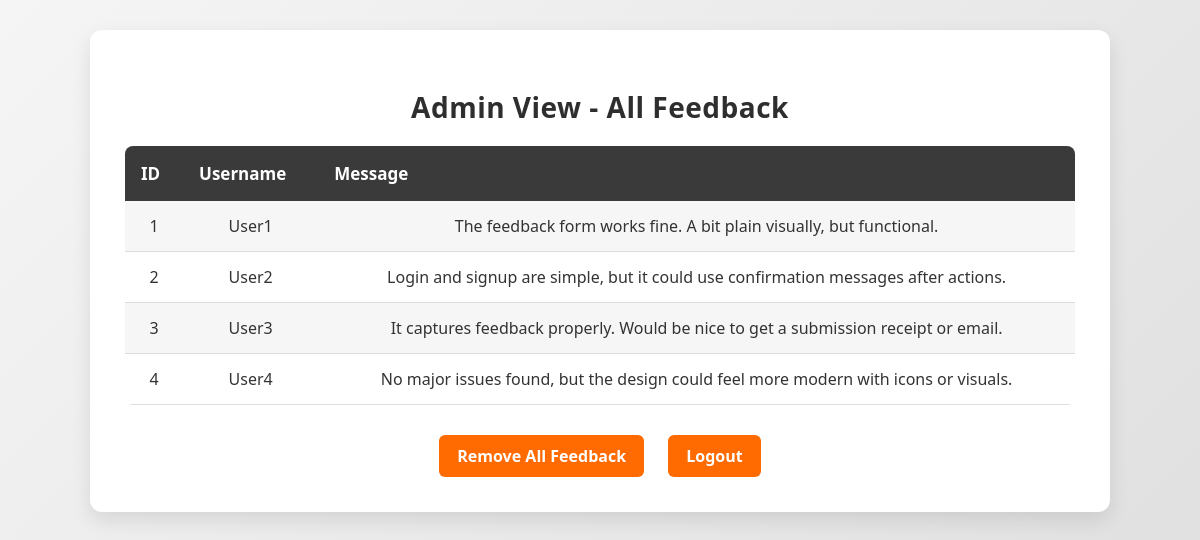
The page /admin (signed in) on the database its author committed.
### app.py (models this page shows)
class Feedback(db.Model):
    id = db.Column(db.Integer, primary_key=True)
    username = db.Column(db.String(150))
    message = db.Column(db.Text, nullable=False)

### app.py (the view)
@app.route('/admin')
def admin():
    if 'user' not in session or session['user'] != 'admin':
        return "Access denied"
    feedbacks = Feedback.query.all()
    return render_template('admin.html', feedbacks=feedbacks)

### templates/admin.html (shortened to what this page needs)
<!DOCTYPE html>
<html>
<head>
    <link rel="stylesheet" href="{{ url_for('static', filename='style.css') }}">
</head>
<body>
    <div class="container">
        <h2>Admin View - All Feedback</h2>
        {% if feedbacks %}
        <table>
            <tr>
                <th>ID</th>
                <th>Username</th>
                <th>Message</th>
            </tr>
            {% for fb in feedbacks %}
            <tr>
                <td>{{ fb.id }}</td>
                <td>{{ fb.username }}</td>
                <td>{{ fb.message }}</td>
            </tr>
            {% endfor %}
        </table>
        {% else %}
        <p>No feedback submitted yet.</p>
        {% endif %}
        <div class="actions">
            <a href="/delete_feedback" class="button" onclick="return confirm('Are you sure you want to delete all feedback?')">Remove All Feedback</a>
            <a href="/logout" class="button">Logout</a>
        </div>
    </div>
</body>
</html>

### static/style.css (style rules this page uses)
.container { background: #ffffff; padding: 35px; border-radius: 10px; box-shadow: 0 8px 30px rgba(0, 0, 0, 0.1); width: 350px; text-align: center; }
.container h2 { margin-bottom: 20px; color: #2e2e2e; }
.container a { display: block; margin-top: 15px; color: #5c4d7d; text-decoration: none; font-size: 14px; }

### templates/admin.html (style rules this page uses)
body { background: linear-gradient(135deg, #f5f5f5, #e0e0e0); font-family: 'Segoe UI', sans-serif; margin: 0; padding: 10px 0 60px 0; display: flex; justify-content: center; }
.container { background: #ffffff; padding: 35px; border-radius: 12px; box-shadow: 0 8px 20px rgba(0, 0, 0, 0.1); width: 100%; max-width: 950px; margin-top: 20px; }
h2 { text-align: center; margin-bottom: 30px; font-size: 28px; color: #2c2c2c; letter-spacing: 0.5px; }
table { width: 100%; border-collapse: collapse; border-radius: 8px; overflow: hidden; }
th { background-color: #3a3a3a; color: #fff; padding: 16px; font-size: 17px; text-align: left; }
td { padding: 14px 18px; font-size: 16px; color: #333; border-bottom: 1px solid #ddd; }
tbody tr:nth-child(even) { background-color: #f6f6f6; }
.actions { margin-top: 30px; text-align: center; }
.actions a.button { display: inline-block; background-color: #ff6b00; color: white; padding: 10px 18px; border-radius: 6px; text-decoration: none; font-weight: bold; font-size: 16px; margin: 0 10px; transition: background-color 0.2s ease; }

### rows shown on the page
Feedback: id "1", username "User1", message "The feedback form works fine. A bit plain visually, but functional."
Feedback: id "2", username "User2", message "Login and signup are simple, but it could use confirmation messages after actions."
Feedback: id "3", username "User3", message "It captures feedback properly. Would be nice to get a submission receipt or email."
Feedback: id "4", username "User4", message "No major issues found, but the design could feel more modern with icons or visuals."
